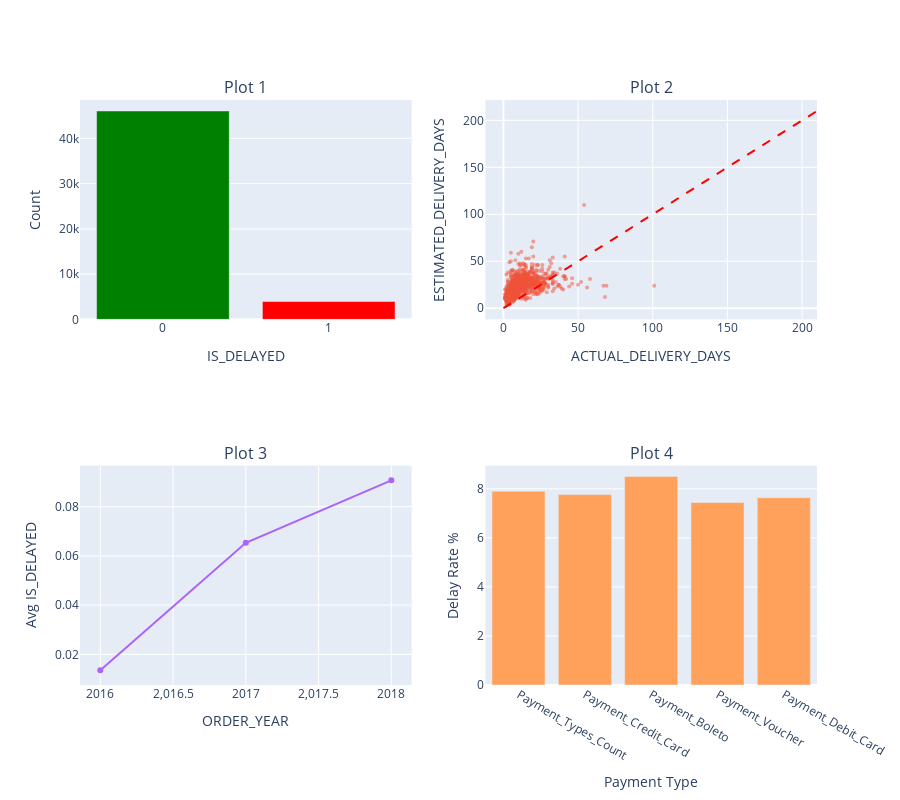

The notebook cell this image was saved under:
### Markdown cell above
## 8. Delivery Performance Analysis

### Code cell
# First, let's find what columns are available
print("Searching for delivery and payment related columns...")

# Search for relevant columns
delay_cols = [col for col in df.columns if 'delay' in col.lower()]
delivery_cols = [col for col in df.columns if 'delivery' in col.lower()]
payment_cols = [col for col in df.columns if 'payment' in col.lower()]
date_cols = [col for col in df.columns if any(x in col.lower() for x in ['month', 'year', 'date'])]

print(f"\nDelay-related columns: {delay_cols}")
print(f"Delivery-related columns: {delivery_cols}")
print(f"Payment-related columns: {payment_cols}")
print(f"Date-related columns: {date_cols}")

# Create subplots with flexible data
has_data = False
plots_to_show = []

# Check what plots we can create
if delay_cols:
    plots_to_show.append(('delay', delay_cols[0]))
    has_data = True

if len(delivery_cols) >= 2:
    plots_to_show.append(('delivery_comparison', delivery_cols[:2]))
    has_data = True

if date_cols and delay_cols:
    plots_to_show.append(('trends', (date_cols[0], delay_cols[0])))
    has_data = True

if payment_cols and delay_cols:
    plots_to_show.append(('payment', (payment_cols, delay_cols[0])))
    has_data = True

if not has_data:
    print("\n⚠️ Could not find delivery/payment columns for analysis")
    print("Available numeric columns:")
    print(df.select_dtypes(include=[np.number]).columns.tolist())
else:
    # Create dynamic subplots based on available data
    n_plots = len(plots_to_show)
    n_cols = 2
    n_rows = (n_plots + 1) // 2
    
    fig = make_subplots(
        rows=n_rows, cols=n_cols,
        subplot_titles=[f'Plot {i+1}' for i in range(n_plots)]
    )
    
    plot_idx = 0
    
    for plot_type, col_info in plots_to_show:
        row = (plot_idx // 2) + 1
        col = (plot_idx % 2) + 1
        
        if plot_type == 'delay':
            col_name = col_info
            counts = df[col_name].value_counts()
            fig.add_trace(
                go.Bar(x=counts.index.astype(str), y=counts.values,
                       marker_color=['green', 'red'] if len(counts) == 2 else None),
                row=row, col=col
            )
            fig.update_xaxes(title_text=col_name, row=row, col=col)
            fig.update_yaxes(title_text='Count', row=row, col=col)
            
        elif plot_type == 'delivery_comparison':
            col1, col2 = col_info
            sample = df[[col1, col2]].dropna().sample(min(1000, len(df)))
            if len(sample) > 0:
                fig.add_trace(
                    go.Scatter(x=sample[col1], y=sample[col2],
                              mode='markers', marker=dict(size=4, opacity=0.5)),
                    row=row, col=col
                )
                max_val = max(df[col1].max(), df[col2].max())
                fig.add_trace(
                    go.Scatter(x=[0, max_val], y=[0, max_val], mode='lines',
                              line=dict(color='red', dash='dash'), showlegend=False),
                    row=row, col=col
                )
                fig.update_xaxes(title_text=col1, row=row, col=col)
                fig.update_yaxes(title_text=col2, row=row, col=col)
                
        elif plot_type == 'trends':
            date_col, metric_col = col_info
            try:
                trends = df.groupby(date_col)[metric_col].mean()
                if len(trends) > 0:
                    fig.add_trace(
                        go.Scatter(x=trends.index, y=trends.values, mode='lines+markers'),
                        row=row, col=col
                    )
                    fig.update_xaxes(title_text=date_col, row=row, col=col)
                    fig.update_yaxes(title_text=f'Avg {metric_col}', row=row, col=col)
            except:
                pass
                
        elif plot_type == 'payment':
            payment_list, delay_col = col_info
            # Try to get payment breakdown
            payment_data = []
            payment_labels = []
            
            for pcol in payment_list[:5]:  # Limit to 5 payment types
                try:
                    if df[pcol].dtype in [np.int64, np.float64]:
                        rate = df[df[pcol] == 1][delay_col].mean()
                        if not np.isnan(rate):
                            payment_data.append(rate * 100 if rate < 1 else rate)
                            payment_labels.append(pcol.replace('payment_', '').title())
                except:
                    pass
            
            if payment_data:
                fig.add_trace(
                    go.Bar(x=payment_labels, y=payment_data),
                    row=row, col=col
                )
                fig.update_xaxes(title_text='Payment Type', row=row, col=col)
                fig.update_yaxes(title_text='Delay Rate %', row=row, col=col)
        
        plot_idx += 1
    
    fig.update_layout(height=400*n_rows, showlegend=False)
    fig.show()
    
    # Print summary statistics
    print("\n" + "="*60)
    print("DELIVERY PERFORMANCE SUMMARY")
    print("="*60)
    
    if delay_cols:
        print(f"\n{delay_cols[0]}:")
        print(df[delay_cols[0]].value_counts())
        print(f"Rate: {df[delay_cols[0]].mean()*100:.2f}%")
    
    if delivery_cols:
        print(f"\nDelivery Metrics:")
        for col in delivery_cols[:3]:
            print(f"  {col}:")
            print(f"    Mean: {df[col].mean():.2f}")
            print(f"    Median: {df[col].median():.2f}")

### Figure 1 — Plotly figure (JSON) as saved in the notebook; plotly's stock layout.template omitted (floating-point values rounded to 4 significant figures; data arrays with more than 128 entries replaced by an {"elided": "..."} marker saying what was removed)
{"data": [{"marker": {"color": ["green", "red"]}, "type": "bar", "x": ["0", "1"], "xaxis": "x", "y": [46050, 3950], "yaxis": "y"}, {"marker": {"opacity": 0.5, "size": 4}, "mode": "markers", "type": "scatter", "x": {"elided": "1000 int values"}, "xaxis": "x2", "y": {"elided": "1000 int values"}, "yaxis": "y2"}, {"line": {"color": "red", "dash": "dash"}, "mode": "lines", "showlegend": false, "type": "scatter", "x": [0, 210], "xaxis": "x2", "y": [0, 210], "yaxis": "y2"}, {"mode": "lines+markers", "type": "scatter", "x": [2016, 2017, 2018], "xaxis": "x3", "y": [0.01351, 0.06529, 0.0907], "yaxis": "y3"}, {"type": "bar", "x": ["Payment_Types_Count", "Payment_Credit_Card", "Payment_Boleto", "Payment_Voucher", "Payment_Debit_Card"], "xaxis": "x4", "y": [7.901, 7.767, 8.498, 7.443, 7.638], "yaxis": "y4"}], "layout": {"annotations": [{"font": {"size": 16}, "showarrow": false, "text": "Plot 1", "x": 0.225, "xanchor": "center", "xref": "paper", "y": 1, "yanchor": "bottom", "yref": "paper"}, {"font": {"size": 16}, "showarrow": false, "text": "Plot 2", "x": 0.775, "xanchor": "center", "xref": "paper", "y": 1, "yanchor": "bottom", "yref": "paper"}, {"font": {"size": 16}, "showarrow": false, "text": "Plot 3", "x": 0.225, "xanchor": "center", "xref": "paper", "y": 0.375, "yanchor": "bottom", "yref": "paper"}, {"font": {"size": 16}, "showarrow": false, "text": "Plot 4", "x": 0.775, "xanchor": "center", "xref": "paper", "y": 0.375, "yanchor": "bottom", "yref": "paper"}], "height": 800, "showlegend": false, "xaxis": {"anchor": "y", "domain": [0, 0.45], "title": {"text": "IS_DELAYED"}}, "xaxis2": {"anchor": "y2", "domain": [0.55, 1], "title": {"text": "ACTUAL_DELIVERY_DAYS"}}, "xaxis3": {"anchor": "y3", "domain": [0, 0.45], "title": {"text": "ORDER_YEAR"}}, "xaxis4": {"anchor": "y4", "domain": [0.55, 1], "title": {"text": "Payment Type"}}, "yaxis": {"anchor": "x", "domain": [0.625, 1], "title": {"text": "Count"}}, "yaxis2": {"anchor": "x2", "domain": [0.625, 1], "title": {"text": "ESTIMATED_DELIVERY_DAYS"}}, "yaxis3": {"anchor": "x3", "domain": [0, 0.375], "title": {"text": "Avg IS_DELAYED"}}, "yaxis4": {"anchor": "x4", "domain": [0, 0.375], "title": {"text": "Delay Rate %"}}}}
